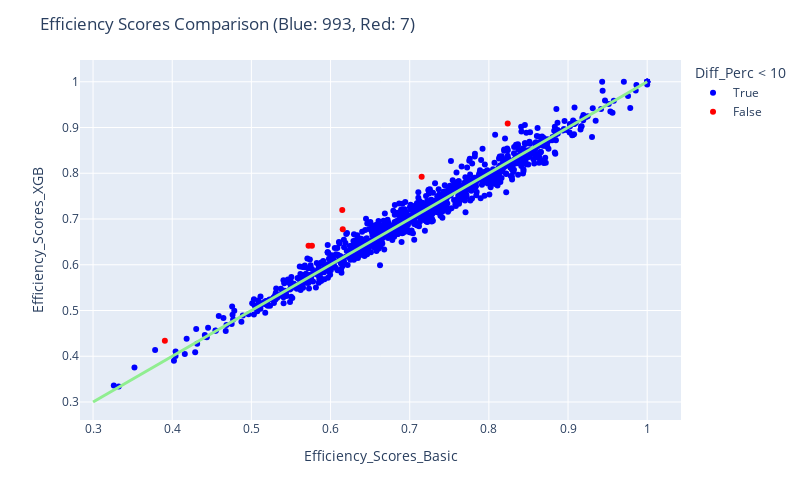

The cell this chart's notebook holds for it:
### Code cell
fig = px.scatter(res_xgb, x="Efficiency_Scores_Basic", y="Efficiency_Scores_XGB", color = "Diff_Perc < 10", color_discrete_map= {True:"blue", False: "red"},
                 hover_data=["Efficiency_Scores_Basic", "Efficiency_Scores_XGB", "Diff_Perc"] + [res_xgb.index])


fig.add_traces(
    list(px.line(x = np.linspace(0.3, 1, num=2), y = np.linspace(0.3, 1, num=2)).select_traces())
)

fig.update_traces(line_color='lightgreen', line_width=3)

fig.update_layout(
    autosize=False,
    width=800,
    height=500,
    title_text=f"Efficiency Scores Comparison (Blue: {blue}, Red: {red})",
)

fig.show()

### Figure 1 — Plotly figure (JSON) as saved in the notebook; plotly's stock layout.template omitted (floating-point values rounded to 4 significant figures; data arrays with more than 128 entries replaced by an {"elided": "..."} marker saying what was removed)
{"data": [{"customdata": {"elided": "993x2 mixed values"}, "hovertemplate": "Diff_Perc < 10=True<br>Efficiency_Scores_Basic=%{x}<br>Efficiency_Scores_XGB=%{y}<br>Diff_Perc=%{customdata[0]}<br>index=%{customdata[1]}<extra></extra>", "legendgroup": "True", "line": {"color": "lightgreen", "width": 3}, "marker": {"color": "blue", "symbol": "circle"}, "mode": "markers", "name": "True", "orientation": "v", "showlegend": true, "type": "scatter", "x": {"elided": "993 float values"}, "xaxis": "x", "y": {"elided": "993 float values"}, "yaxis": "y"}, {"customdata": [[-17.01, "DMU 0329"], [-10.09, "DMU 0493"], [-10.34, "DMU 0733"], [-12.07, "DMU 0805"], [-11.32, "DMU 0940"], [-10.84, "DMU 0966"], [-11.05, "DMU 0991"]], "hovertemplate": "Diff_Perc < 10=False<br>Efficiency_Scores_Basic=%{x}<br>Efficiency_Scores_XGB=%{y}<br>Diff_Perc=%{customdata[0]}<br>index=%{customdata[1]}<extra></extra>", "legendgroup": "False", "line": {"color": "lightgreen", "width": 3}, "marker": {"color": "red", "symbol": "circle"}, "mode": "markers", "name": "False", "orientation": "v", "showlegend": true, "type": "scatter", "x": [0.6148, 0.6154, 0.8238, 0.5722, 0.5765, 0.7151, 0.3907], "xaxis": "x", "y": [0.7194, 0.6775, 0.909, 0.6413, 0.6418, 0.7926, 0.4339], "yaxis": "y"}, {"hovertemplate": "x=%{x}<br>y=%{y}<extra></extra>", "legendgroup": "", "line": {"color": "lightgreen", "dash": "solid", "width": 3}, "marker": {"symbol": "circle"}, "mode": "lines", "name": "", "orientation": "v", "showlegend": false, "type": "scatter", "x": [0.3, 1], "xaxis": "x", "y": [0.3, 1], "yaxis": "y"}], "layout": {"autosize": false, "height": 500, "legend": {"title": {"text": "Diff_Perc < 10"}, "tracegroupgap": 0}, "margin": {"t": 60}, "title": {"text": "Efficiency Scores Comparison (Blue: 993, Red: 7)"}, "width": 800, "xaxis": {"anchor": "y", "autorange": true, "domain": [0, 1], "range": [0.2834, 1.043], "title": {"text": "Efficiency_Scores_Basic"}, "type": "linear"}, "yaxis": {"anchor": "x", "autorange": true, "domain": [0, 1], "range": [0.2607, 1.048], "title": {"text": "Efficiency_Scores_XGB"}, "type": "linear"}}}
